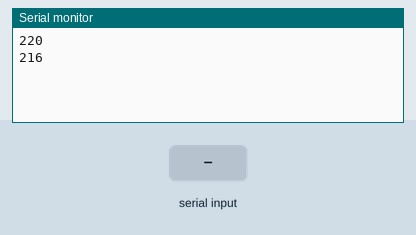
Bench run of a sketch on a simulated Arduino Uno, built with avr-gcc and run on an emulated ATmega328P. On the bench: the last lines printed to the serial monitor. The inputs (shaded band) are chosen by the test bench.

Above: at 1.2 s.
1.3 s: "1" received over Serial
At 2.4 s:
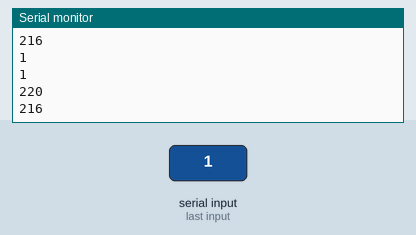
2.8 s: "0" received over Serial
At 3.6 s:
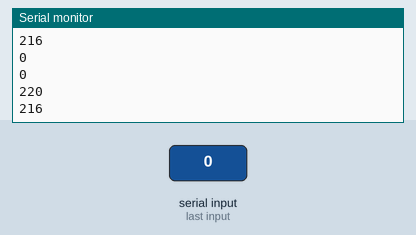
4.3 s: "2" received over Serial
At 4.7 s:
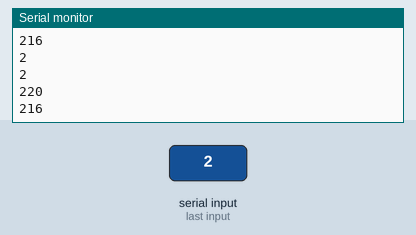
Timing chart, 0 to 7.3 s (numbered marks = the images above; inputs shaded):
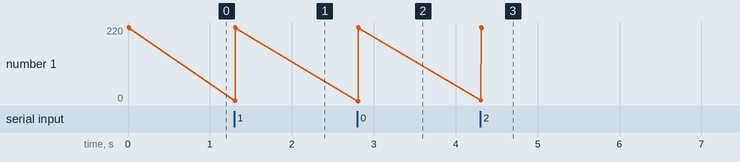

Measured:
- after the input at 1.3 s, the serial monitor: prints a new line at once (image 1)
- after the input at 2.8 s, the serial monitor: prints a new line at once (image 2)
- after the input at 4.3 s, the serial monitor: prints a new line at once (image 3)

The sketch:

BufferOverFlow.ino
```cpp
char first[10] = {'F', 'i', 'r', 's', 't',};
char second[10] = {'S', 'e', 'c', 'o', 'n', 'd',};

void setup() {
  Serial.begin(9600);
}

int passCnt = 0;
int itemCnt = 0;
void loop() {
  // check if data has been sent from the computer:
  if (Serial.available()) {
    passCnt = 0;
    char inChar = Serial.read();
    first[itemCnt] = inChar;
    second[itemCnt] = inChar;
    itemCnt++;
  }
  else if( passCnt < 300 )
  {
    passCnt++;
    if( passCnt == 300 )
    {
      first[itemCnt] = 0;
      second[itemCnt] = 0;
      Serial.println(first);
      Serial.println(second);
      itemCnt = 0;
      int addrFirst = (int)first;
      int addrSecond = (int)second;
      Serial.println(addrFirst, HEX);
      Serial.println(addrSecond, HEX);
    }
  }
}
```
